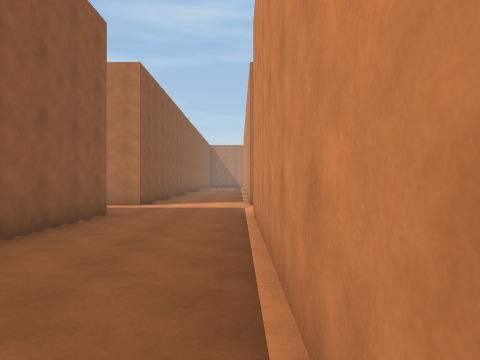
[1] (above)

24 first-person views from a walk through a 3-D level made in the Unity game engine. The camera is 1.5 m above the floor, looks level and sees 70° across. The floor is counted in squares, 2 m on a side. Each view is taken from the middle of a square. On the plan, view 1 faces up. The plan holds only what a view shows up to about 11 squares ahead; the rest is blank. The place goes on beyond the plan. The player character is not drawn.

[2]
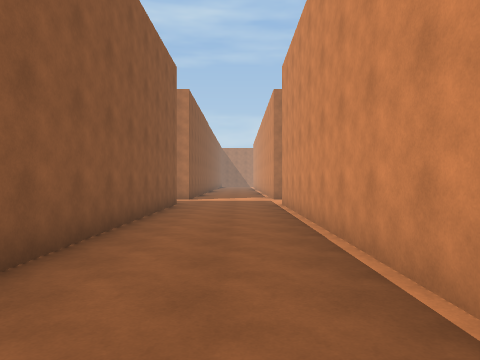

[3]
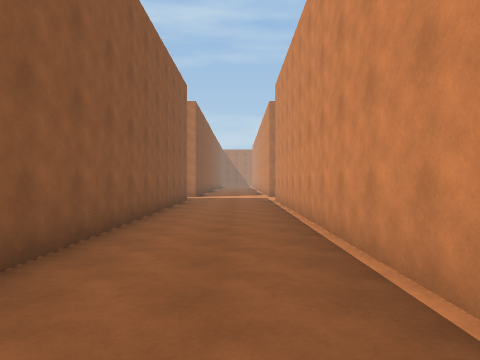

[4]
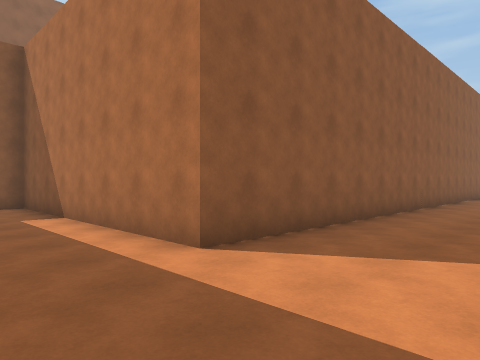

[5]
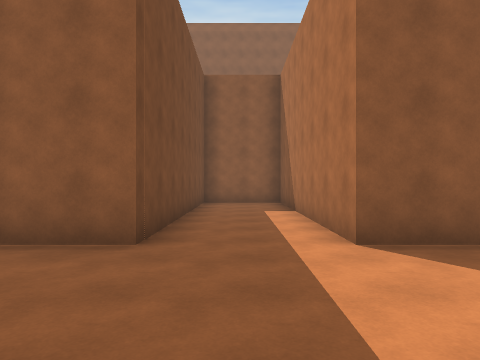

[6]
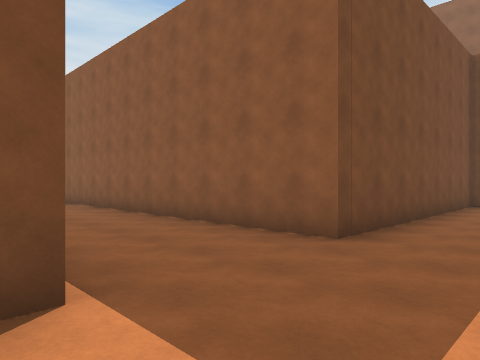

[7]
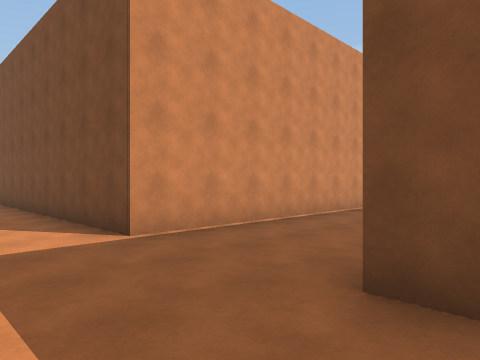

[8]
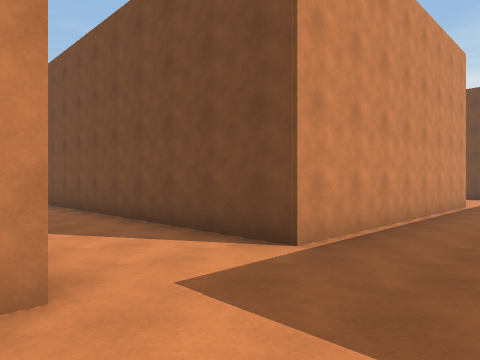

[9]
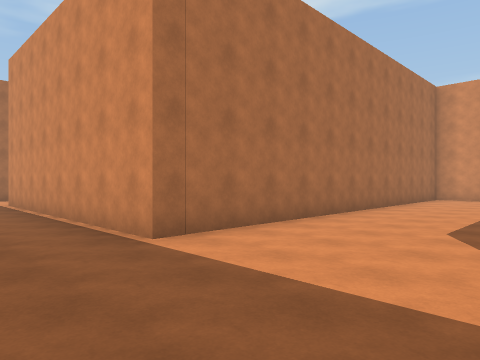

[10]
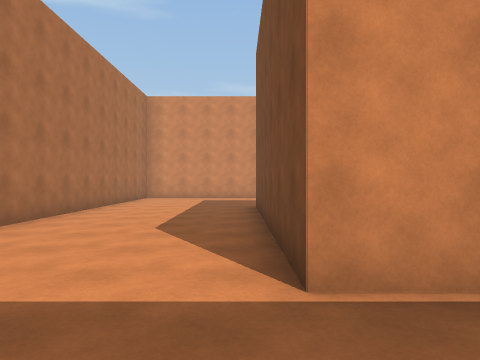

[11]
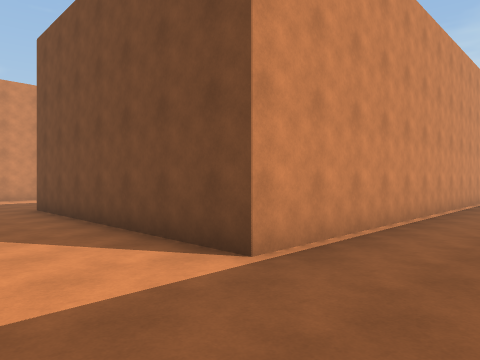

[12]
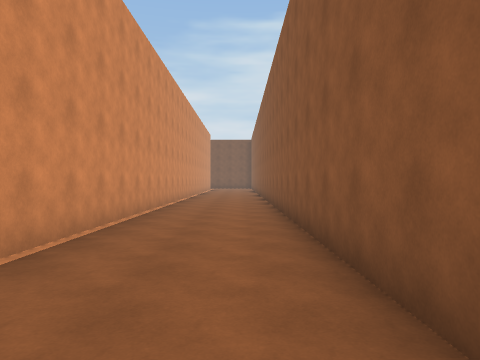

[13]
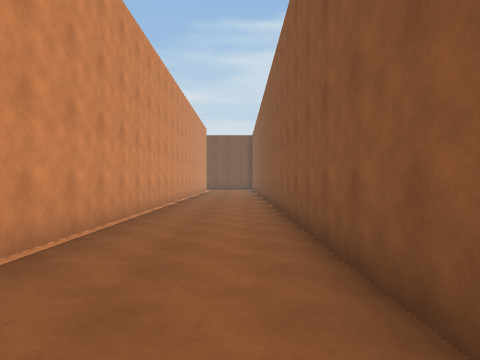

[14]
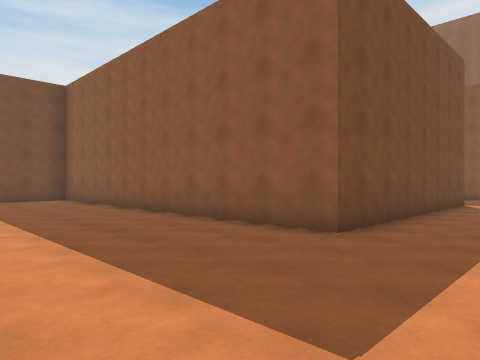

[15]
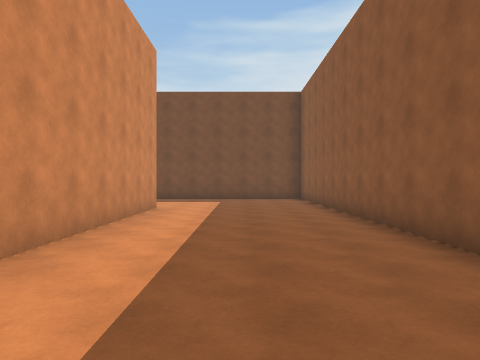

[16]
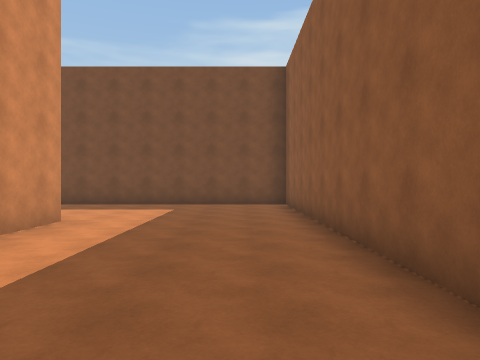

[17]
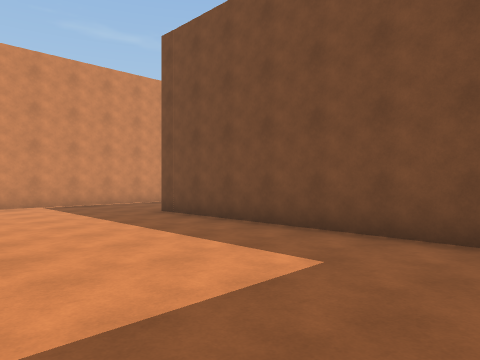

[18]
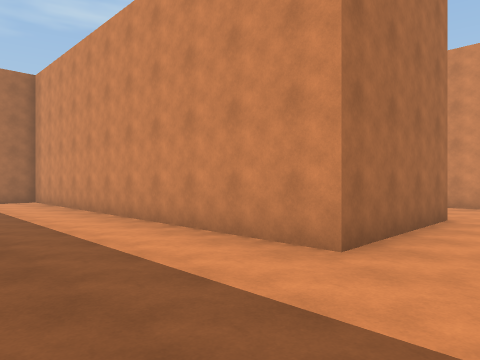

[19]
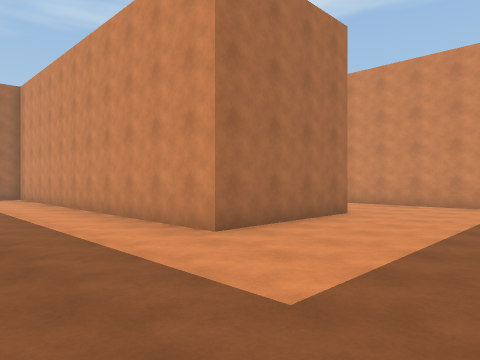

[20]
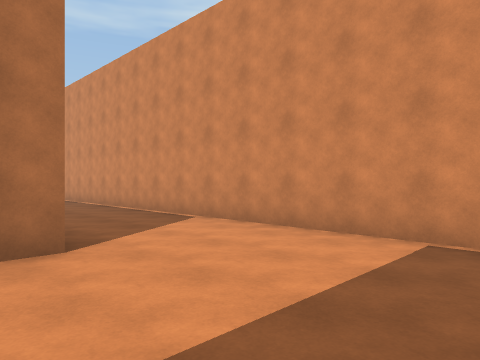

[21]
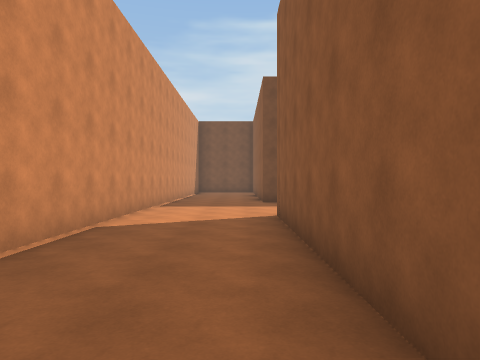

[22]
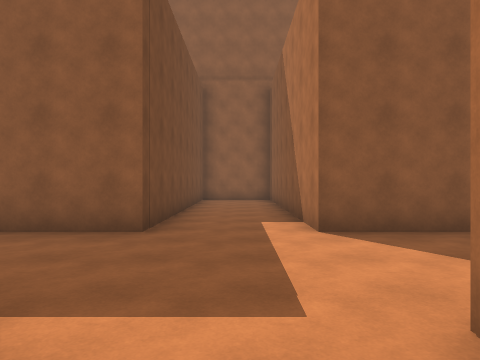

[23]
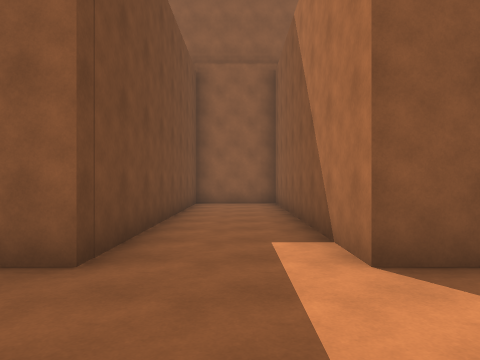

[24]
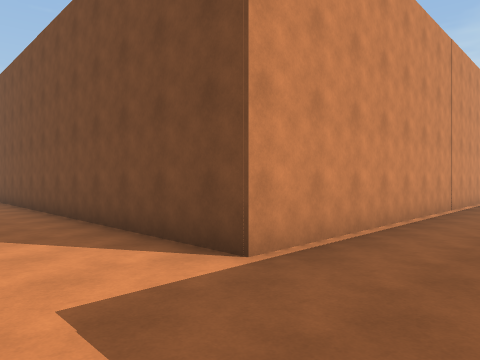

### Floor plan
Points are (right, up) in squares from view 1. A wall is a line through its corners. A room is listed if a view was taken in it or the views show most of it. See-through windows are left out.
Room 1 (views 1, 2, 3, 4, 5, 6, 7, 8, 9, 10, 11, 12, 13, 14, 15, 16, 17, 18, 19, 20, 21, 22, 23, 24)
walls: (9.7, -18.1) (0.3, -18.1) (0.3, -10.2) (9.4, -10.2); (11.7, -18.1) (11.2, -18.1); (0.3, -3.2) (0.3, 7.6) (11.1, 7.6); (16.2, -23) (16.2, -29.2) (12.3, -29.2) (12.3, -18.8); (-3, -21.4) (-3, -34); (-10.4, -10.2) (-3, -10.2) (-3, -19.6); (-3, 12.4) (-3, 10.1) (-10.9, 10.1) (-10.9, 7.6) (-3, 7.6) (-3, -7.7) (-10.3, -7.7) (-10.3, -8.2); (0.3, -34) (0.3, -22.4) (7.6, -22.4) (7.6, -33.5) (16.2, -33.5); (19.5, -34.1) (19.5, -21.9)

Where each view was taken, in squares from view 1:
view 1: 0 up, 0 right, facing up
view 2: 3 down, 1 left, facing up
view 3: 5 down, 1 left, facing up
view 4: 10 down, 0 right, facing up-left
view 5: 9 down, 1 right, facing left
view 6: 8 down, 1 right, facing down-left
view 7: 8 down, 4 left, facing down-right
view 8: 7 down, 2 left, facing down-right
view 9: 22 down, 2 left, facing up-right
view 10: 22 down, 2 left, facing right
view 11: 20 down, 2 left, facing down-right
view 12: 20 down, 2 left, facing down
view 13: 23 down, 2 left, facing down
view 14: 20 down, 12 right, facing down-left
view 15: 20 down, 10 right, facing down
view 16: 23 down, 9 right, facing down
view 17: 29 down, 9 right, facing down-right
view 18: 31 down, 9 right, facing up-right
view 19: 33 down, 9 right, facing up-right
view 20: 33 down, 15 right, facing up-right
view 21: 22 down, 17 right, facing down
view 22: 9 up, 2 right, facing left
view 23: 9 up, 0 right, facing left
view 24: 10 up, 2 left, facing down-right
